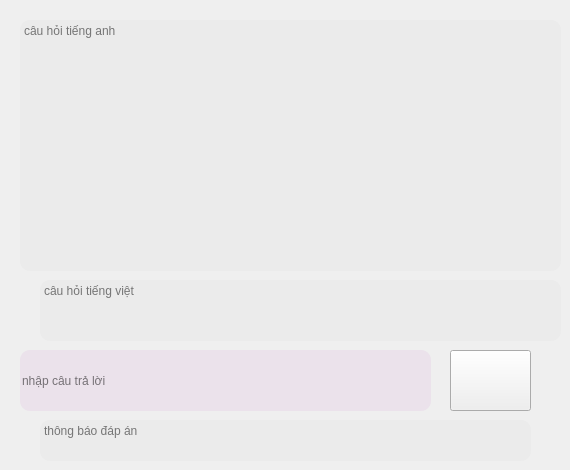
      <widget class="QWidget" name="page_7">
       <widget class="QTextEdit" name="text_en_viet_1">
        <property name="geometry">
         <rect>
          <x>20</x>
          <y>20</y>
          <width>541</width>
          <height>251</height>
         </rect>
        </property>
        <property name="mouseTracking">
         <bool>true</bool>
        </property>
        <property name="styleSheet">
         <string notr="true">border-radius: 10px;
color: black;
background: rgba(231, 231, 231, 0.5);
</string>
        </property>
        <property name="placeholderText">
         <string>câu hỏi tiếng anh</string>
        </property>
       </widget>
       <widget class="QTextEdit" name="text_vi_viet_1">
        <property name="geometry">
         <rect>
          <x>40</x>
          <y>280</y>
          <width>521</width>
          <height>61</height>
         </rect>
        </property>
        <property name="mouseTracking">
         <bool>true</bool>
        </property>
        <property name="styleSheet">
         <string notr="true">border-radius: 10px;
color: black;
background: rgba(231, 231, 231, 0.5);
</string>
        </property>
        <property name="placeholderText">
         <string>câu hỏi tiếng việt</string>
        </property>
       </widget>
       <widget class="QLineEdit" name="tl_viet_1">
        <property name="geometry">
         <rect>
          <x>20</x>
          <y>350</y>
          <width>411</width>
          <height>61</height>
         </rect>
        </property>
        <property name="styleSheet">
         <string notr="true">border-radius: 10px;
color: black;
background: rgba(231, 212, 231, 0.5);
</string>
        </property>
        <property name="text">
         <string/>
        </property>
        <property name="placeholderText">
         <string>nhập câu trả lời</string>
        </property>
       </widget>
       <widget class="QTextEdit" name="tbao_viet_1">
        <property name="geometry">
         <rect>
          <x>40</x>
          <y>420</y>
          <width>491</width>
          <height>41</height>
         </rect>
        </property>
        <property name="mouseTracking">
         <bool>true</bool>
        </property>
        <property name="styleSheet">
         <string notr="true">border-radius: 10px;
color: black;
background: rgba(231, 231, 231, 0.5);
</string>
        </property>
        <property name="placeholderText">
         <string>thông báo đáp án</string>
        </property>
       </widget>
       <widget class="QPushButton" name="pushButton_16">
        <property name="geometry">
         <rect>
          <x>450</x>
          <y>350</y>
          <width>81</width>
          <height>61</height>
         </rect>
        </property>
        <property name="styleSheet">
         <string notr="true">

QPushButton:hover {
    background-color: rgb(170, 255, 0);
}</string>
        </property>
        <property name="text">
         <string/>
        </property>
        <property name="icon">
         <iconset resource="anh/GHI.qrc">
          <normaloff>:/newPrefix/ghiam.png</normaloff>:/newPrefix/ghiam.png</iconset>
        </property>
        <property name="iconSize">
         <size>
          <width>50</width>
          <height>50</height>
         </size>
        </property>
       </widget>
      </widget>
